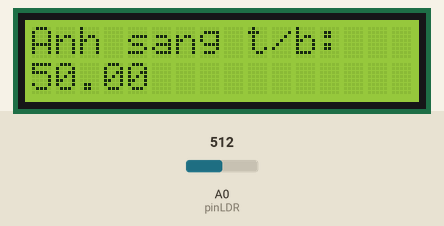
Simulated run of this sketch. Board: Arduino Uno, built with avr-gcc and run on an emulated ATmega328P. On the bench: 16×2 character LCD. Inputs (shaded band) come from the test bench; at power-on: A0 (pinLDR) = 512.

Above: at 1.2 s.
1.3 s: A0 (pinLDR) set to 716
At 2.6 s:
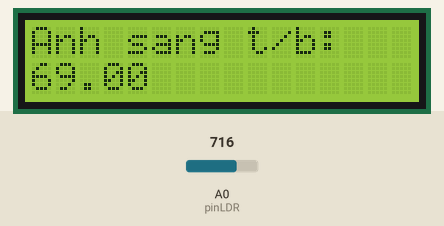
2.8 s: A0 (pinLDR) set to 900
At 3.9 s:
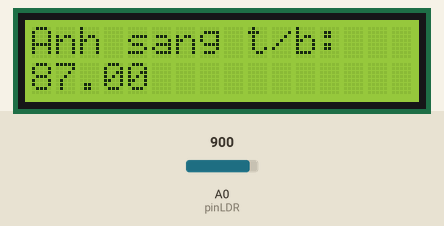
4.3 s: A0 (pinLDR) set to 1023
At 6.5 s:
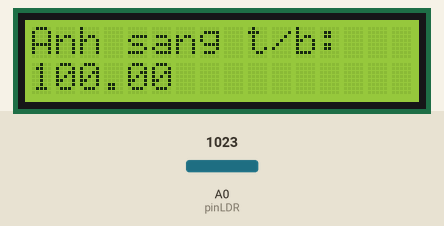
Timing chart, 0 to 8.0 s (numbered marks = the images above; inputs shaded):
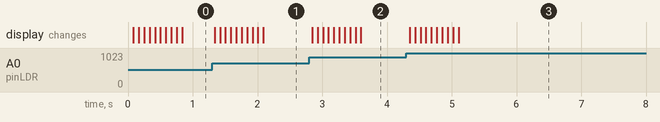

Measured:
- after the input at 1.3 s, the display: first changes at once (image 1 shows a later state)
- after the input at 2.8 s, the display: first changes after 0.05 s (image 2 shows a later state)
- after the input at 4.3 s, the display: first changes after 0.05 s (image 3 shows a later state)

The sketch:

Cau2_f.ino
```cpp
#define pinLDR A0

#include <Wire.h>
#include <LiquidCrystal_I2C.h>

LiquidCrystal_I2C lcd(0x27,16,2);

void setup() {
  pinMode(pinLDR, INPUT);
}

int arr_light[10];

void loop() {
  lcd.init();
  lcd.backlight();

  for(int i=9; i >= 0; i--){
    arr_light[i] = arr_light[i-1];
  }

  int val_light = map(analogRead(pinLDR), 0, 1023, 0, 100);
  arr_light[0] = val_light;

  float sum = 0;
  float avg = 0;
  for(int i=0; i<10; i++){
    sum += arr_light[i];
  }

  avg = sum / 10;

  lcd.setCursor(0,0);
  lcd.print("Anh sang t/b: ");
  lcd.setCursor(0,1);
  lcd.print(avg);
}
```
